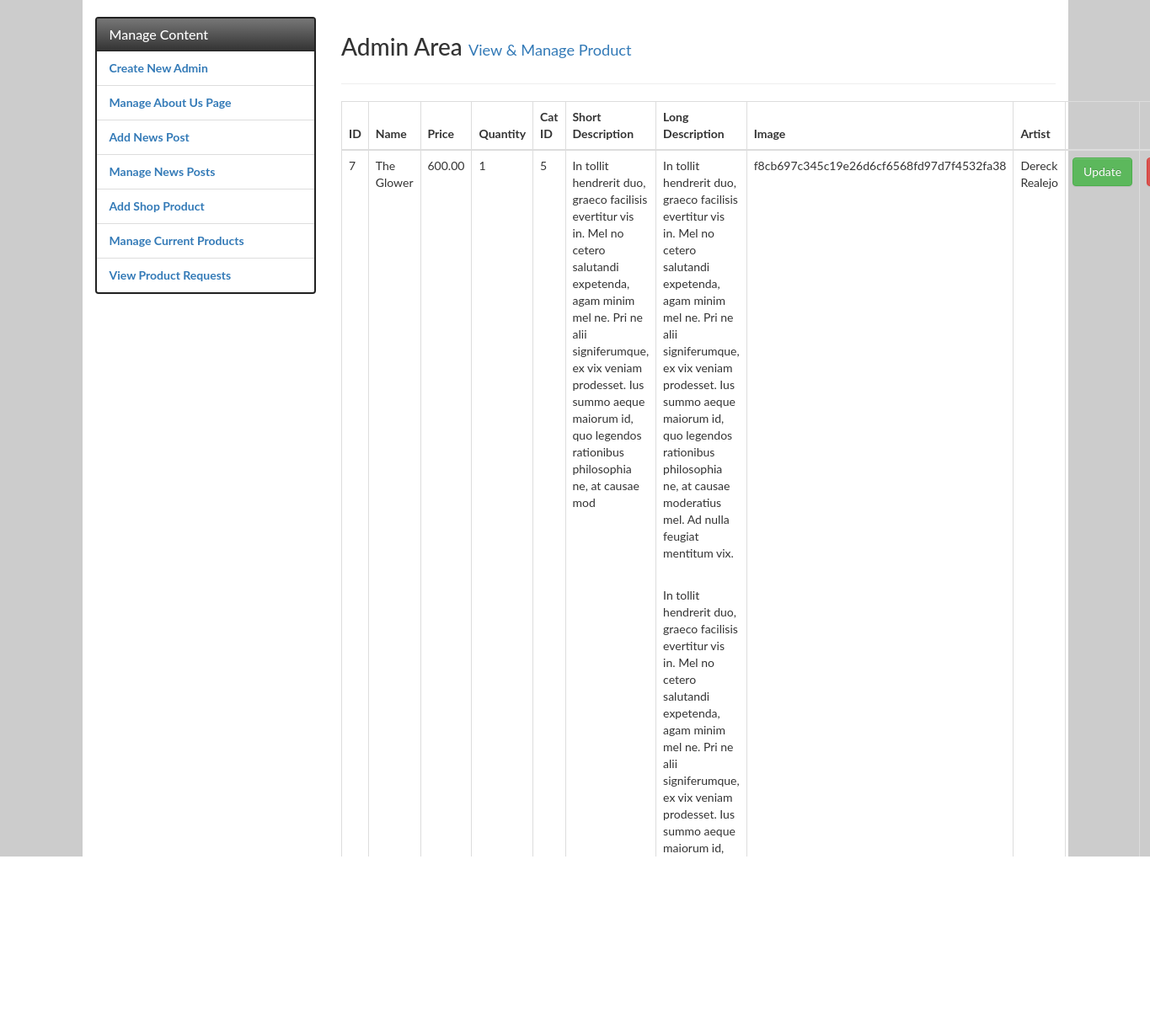
The page /admin/view_product.php?productID=7 on the database its author committed.
### tables this page shows
CREATE TABLE `products` (
  `productID` int(11) NOT NULL,
  `productName` varchar(100) NOT NULL,
  `productPrice` decimal(15,2) NOT NULL,
  `productQuantity` int(4) DEFAULT NULL,
  `productCategoryID` int(11) NOT NULL,
  `productShortDescription` varchar(250) NOT NULL,
  `productLongDescription` varchar(1000) DEFAULT NULL,
  `productImage` varchar(255) DEFAULT NULL,
  `productImageExt` varchar(5) NOT NULL,
  `productArtist` varchar(100) DEFAULT NULL
);

### admin/functions/product_functions.php (called while the page is built, shortened)
<?php
function viewOneProduct($productID) {
    $db = getDatabase();
    $stmt = $db->prepare("SELECT * FROM products WHERE productID = :productID");
    $binds = array(
        ":productID" => $productID
    );
    $result = array();
    if ($stmt->execute($binds) && $stmt->rowCount() > 0) {
        $result = $stmt->fetch(PDO::FETCH_ASSOC);
    }
    return $result;
}

### admin/view_product.php (the view, shortened to what this page needs)
<!DOCTYPE html>
<html lang="en">
<head>
    <link href="https://cdnjs.cloudflare.com/ajax/libs/font-awesome/4.7.0/css/font-awesome.min.css" rel="stylesheet" />
    <link href="../bower_components/bootstrap/dist/css/bootstrap-theme.min.css" rel="stylesheet" />
    <link href="../bower_components/bootstrap/dist/css/bootstrap.min.css" rel="stylesheet" />
    <link href="../bower_components/normalize-css/normalize.css" rel="stylesheet" />
    <link href="../css/main.css" rel="stylesheet" type="text/css" />
    <link href="css/admin.css" rel="stylesheet" type="text/css" />
</head>
<body>
    <?php
    include 'functions/product_functions.php';
    $productID = filter_input(INPUT_GET, 'productID');
    $result = viewOneProduct($productID);
    ?>
    <div class="mainContent">
        <div class="container main">
            <div class="row">
                <?php include 'admin_panel.php'; ?>
                <div class="col-md-9">
                    <div class="page-header">
                        <h1>Admin Area <small class="text-primary">View & Manage Product</small></h1>
                    </div>
                    <table class="table table-bordered table-hover table-responsive">
                        <thead>
                            <tr>
                                <th>ID</th>
                                <th>Name</th>
                                <th>Price</th>
                                <th>Quantity</th>
                                <th>Cat ID</th>
                                <th>Short Description</th>
                                <th>Long Description</th>
                                <th>Image</th>
                                <th>Artist</th>
                                <th></th>
                                <th></th>
                            </tr>
                        </thead>
                        <tbody>
                            <tr>
                                <td><?php echo $result['productID']; ?></td>
                                <td><?php echo $result['productName']; ?></td>
                                <td><?php echo $result['productPrice']; ?></td>
                                <td><?php echo $result['productQuantity']; ?></td>
                                <td><?php echo $result['productCategoryID']; ?></td>
                                <td><?php echo $result['productShortDescription']; ?></td>
                                <td><?php echo $result['productLongDescription']; ?></td>
                                <td><?php echo $result['productImage']; ?></td>
                                <td><?php echo $result['productArtist']; ?></td>
                                <td><a href="update_product.php?productID=<?php echo $result['productID']; ?>" class="btn btn-success" role="button">Update</a></td>
                                <td><a href="delete_product.php?productID=<?php echo $result['productID']; ?>" class="btn btn-danger" role="button">Delete</a></td>
                            </tr>
                        </tbody>
                    </table>
                </div>
            </div>
        </div>
    </div>
</body>
</html>

### css/main.css (style rules this page uses)
* { font-family: 'Lato', sans-serif; margin: 0; padding: 0; }
*, *:before, *:after { box-sizing: inherit; }
html { box-sizing: border-box; height: 100%; }
body { background-color: #EEE; font-family: 'Lato', sans-serif; min-height: 100%; padding-bottom: 4em; padding-top: 0; position: relative; }
.mainContent { background-color: #CCC; height: 100%; }
.container.main { background-color: #FFFFFF; border-radius: 0; height: 100%; margin: 0 auto; padding-bottom: 0; }

### rows shown on the page
products: productID "7", productName "The Glower", productPrice "600.00", productQuantity "1", productCategoryID "5", productShortDescription "In tollit hendrerit duo, graeco facilisis evertitur vis in. Mel no cetero salutandi expetenda, agam minim mel ne. Pri ne alii signiferumque, ex vix veniam prodesset. Ius summo aeque maiorum id, quo legendos rationibus philosophia ne, at causae mod", productLongDescription "In tollit hendrerit duo, graeco facilisis evertitur vis in. Mel no cetero salutandi expetenda, agam minim mel ne. Pri ne alii signiferumque, ex vix veniam prodesset. Ius summo aeque maiorum id, quo legendos rationibus philosophia ne, at causae moderatius mel. Ad nulla feugiat mentitum vix. In tollit hendrerit duo, graeco facilisis evertitur vis in. Mel no cetero salutandi expetenda, agam minim mel ne. Pri ne alii signiferumque, ex vix veniam prodesset. Ius summo aeque maiorum id, quo legendos rationibus philosophia ne, at causae moderatius mel. Ad nulla feugiat mentitum vix.", productImage "f8cb697c345c19e26d6cf6568fd97d7f4532fa38", productArtist "Dereck Realejo"
